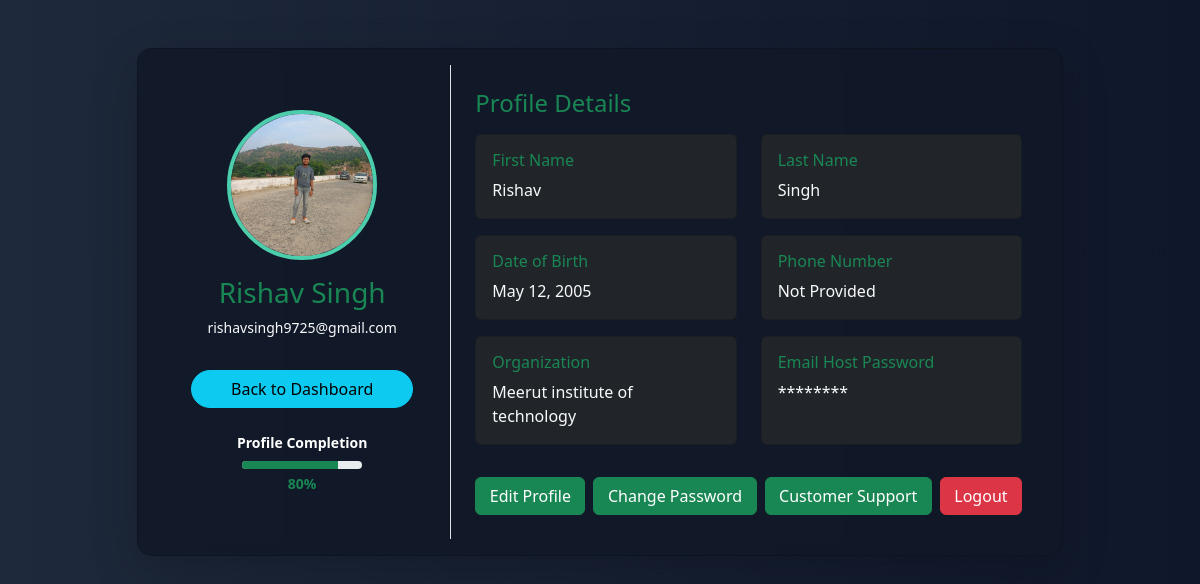
The app's page /profile/ (signed in), older data.
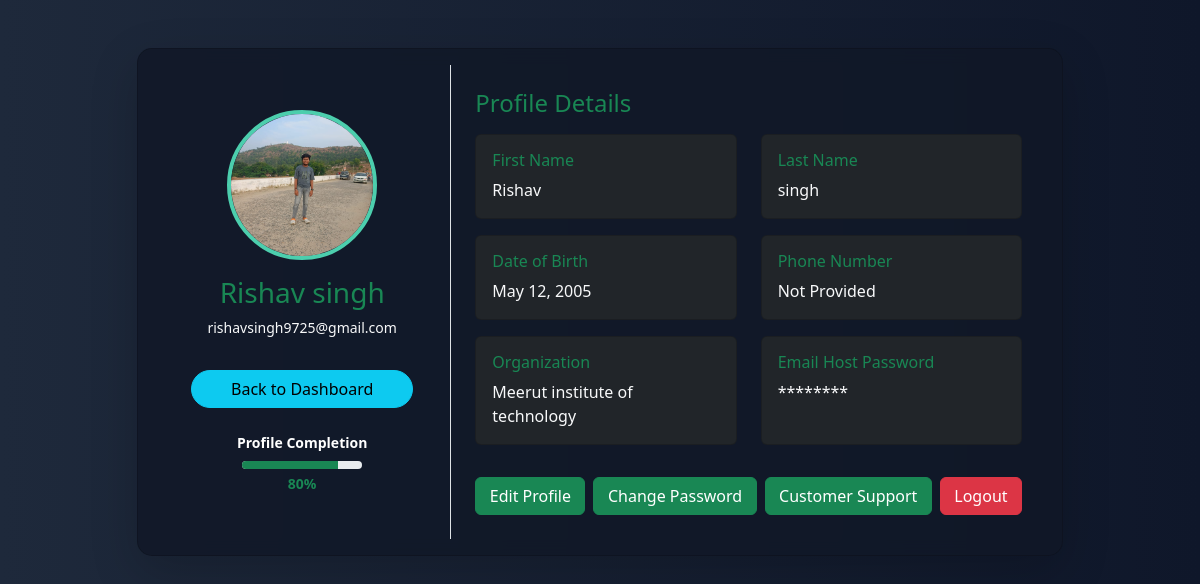
The same page, newer data.
### home/models.py (models this page shows, shortened)
class User(models.Model):
    first_name = models.CharField(max_length=50)
    last_name = models.CharField(max_length=20)
    email = models.EmailField(null=True, max_length=150)
    phone = models.CharField(max_length=15, default='0000000000')
    organization = models.CharField(max_length=100, null=True, blank=True)
    date_of_birth = models.DateField(default='2000-01-01')  # lowercase field name
    password = models.CharField(max_length=100, default='defaultpassword')
    email_pass=models.CharField(max_length=50,null=True)
    email_host=models.CharField(max_length=50,default="smtp.gmail.com")
    email_port=models.IntegerField(default=587)
    use_tls=models.BooleanField(default=True)
    profile_image = models.ImageField(upload_to="profile_images/",null=True,blank=True,default=None)
    reset_token = models.CharField(max_length=100, blank=True, null=True)

### home/views.py (the view)
# urls.py: path('profile/', views.profile, name='profile'),
def profile(request):
    user_id = request.session.get('user_id')
    if not user_id:
        messages.warning(request, "Please login to view your profile.")
        return redirect('login')
    try:
        user = User.objects.get(id=user_id)
    except User.DoesNotExist:
        messages.error(request, "User not found.")
        return redirect('login')
    total_fields = 5  # jitne fields count karne hain (adjust according to your User model)
    filled = 0
    if user.first_name:
        filled += 1
    if user.last_name:
        filled += 1
    if user.email:
        filled += 1
    if hasattr(user, 'phone') and user.phone:
        filled += 1
    if hasattr(user, 'organization') and user.organization:
        filled += 1
    profile_completion = int((filled / total_fields) * 100)
    return render(request, 'act/profile.html', {'user': user,'profile_completion': profile_completion})

### home/templates/act/profile.html (shortened to what this page needs)
{% extends "act/base.html" %}
{% load static %}
{% block content %}
<div class="container my-5">
  <div class="row justify-content-center">
    <div class="col-lg-10">
      <div class="card shadow-lg p-3" style="border-radius: 15px; backdrop-filter: blur(8px); background: rgba(17,24,39,0.85); color: #fff;">
        <div class="row g-0">
          <div class="col-md-4 text-center border-end d-flex flex-column align-items-center justify-content-center py-4">
            {% if user.profile_image %}
              <img src="{{ user.profile_image.url }}" class="rounded-circle img-fluid mb-3" style="width: 150px; height: 150px; object-fit: cover; border: 4px solid #4ccead;">
            {% else %}
              <img src="{% static 'images/default-avatar.png' %}" class="rounded-circle img-fluid mb-3" style="width: 150px; height: 150px; object-fit: cover; border: 4px solid #4ccead;">
            {% endif %}
            <h3 class="text-success">{{ user.first_name }} {{ user.last_name }}</h3>
            <p class="text-light small">{{ user.email }}</p>
            <a href="{% url 'home' %}" class="btn btn-info mt-3 w-75 rounded-pill">Back to Dashboard</a>
            <div class="profile-section d-flex flex-column align-items-center justify-content-center mt-4">
              <small class="text-white fw-bold">Profile Completion</small>
              <div class="progress mt-2" style="width: 120px; height: 8px; border-radius: 10px; overflow: hidden;">
                <div class="progress-bar bg-success"
                     role="progressbar"
                     style="width: {{ profile_completion|default:'70' }}%;"
                     aria-valuenow="{{ profile_completion|default:'70' }}"
                     aria-valuemin="0"
                     aria-valuemax="100"></div>
              </div>
              <small class="text-success fw-semibold mt-1">{{ profile_completion|default:'70' }}%</small>
            </div>
          </div>
          <div class="col-md-8 p-4">
            <h4 class="mb-3 text-success">Profile Details</h4>
            <div class="row">
              <div class="col-md-6 mb-3">
                <div class="card bg-dark text-light h-100">
                  <div class="card-body">
                    <h6 class="card-title text-success">First Name</h6>
                    <p class="card-text">{{ user.first_name|default:"Not Provided" }}</p>
                  </div>
                </div>
              </div>
              <div class="col-md-6 mb-3">
                <div class="card bg-dark text-light h-100">
                  <div class="card-body">
                    <h6 class="card-title text-success">Last Name</h6>
                    <p class="card-text">{{ user.last_name|default:"Not Provided" }}</p>
                  </div>
                </div>
              </div>
              <div class="col-md-6 mb-3">
                <div class="card bg-dark text-light h-100">
                  <div class="card-body">
                    <h6 class="card-title text-success">Date of Birth</h6>
                    <p class="card-text">{{ user.date_of_birth|date:"F d, Y"|default:"Not Provided" }}</p>
                  </div>
                </div>
              </div>
              <div class="col-md-6 mb-3">
                <div class="card bg-dark text-light h-100">
                  <div class="card-body">
                    <h6 class="card-title text-success">Phone Number</h6>
                    <p class="card-text">{{ user.phone|default:"Not Provided" }}</p>
                  </div>
                </div>
              </div>
              <div class="col-md-6 mb-3">
                <div class="card bg-dark text-light h-100">
                  <div class="card-body">
                    <h6 class="card-title text-success">Organization</h6>
                    <p class="card-text">{{ user.organization|default:"Not Provided" }}</p>
                  </div>
                </div>
              </div>
              <div class="col-md-6 mb-3">
                <div class="card bg-dark text-light h-100">
                  <div class="card-body">
                    <h6 class="card-title text-success">Email Host Password</h6>
                    <p class="card-text">{% if user.email_pass %}********{% else %}Not Set{% endif %}</p>
                  </div>
                </div>
              </div>
            </div>
            <div class="d-flex flex-wrap gap-2 mt-3">
              <a href="{% url 'edit_profile' %}" class="btn btn-success flex-grow-1">Edit Profile</a>
              <a href="{% url 'change_password' %}" class="btn btn-success flex-grow-1">Change Password</a>
              <a href="{% url 'help' %}" class="btn btn-success flex-grow-1">Customer Support</a>
              <a href="{% url 'login' %}" class="btn btn-danger flex-grow-1">Logout</a>
            </div>
          </div>
        </div>
      </div>
    </div>
  </div>
</div>
{% endblock %}

### home/templates/act/base.html (shortened to what this page needs)
{% load static %}
<!DOCTYPE html>
<html lang="en">
<head>
    <link href="https://cdn.jsdelivr.net/npm/bootstrap@5.3.7/dist/css/bootstrap.min.css" rel="stylesheet">
    <link href="https://cdn.jsdelivr.net/npm/bootstrap-icons@1.10.5/font/bootstrap-icons.css" rel="stylesheet">
    <link rel="stylesheet" href="https://cdnjs.cloudflare.com/ajax/libs/font-awesome/6.6.0/css/all.min.css">
    <link rel="stylesheet" href="{% static 'css/dash.css' %}">
    <link rel="stylesheet" href="{% static 'css/home.css' %}">
</head>
<body class="bg-light">
    {% block content %}{% endblock %}
</body>
</html>

### home/static/css/dash.css (style rules this page uses)
body { font-family: 'Segoe UI', Tahoma, Geneva, Verdana, sans-serif; background-color: #f4f6f8; margin: 0; }

### home/static/css/home.css (style rules this page uses)
body { background: linear-gradient(to right, #1e293b, #0f172a); color: white; min-height: 100vh; }

Row changes from the older to the newer data that the page shows:
changed User "Rishav": last_name "Singh" → "singh"
